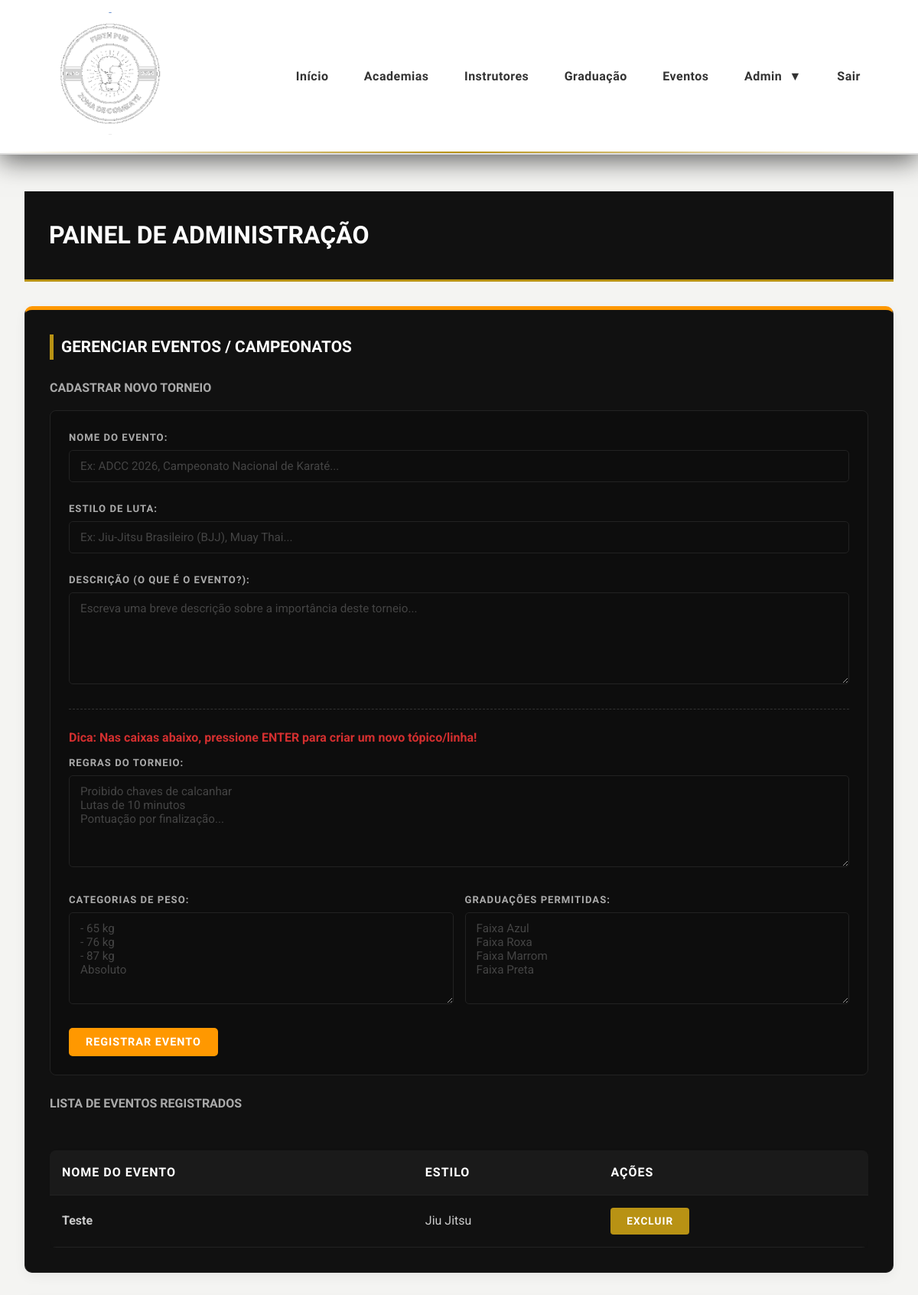
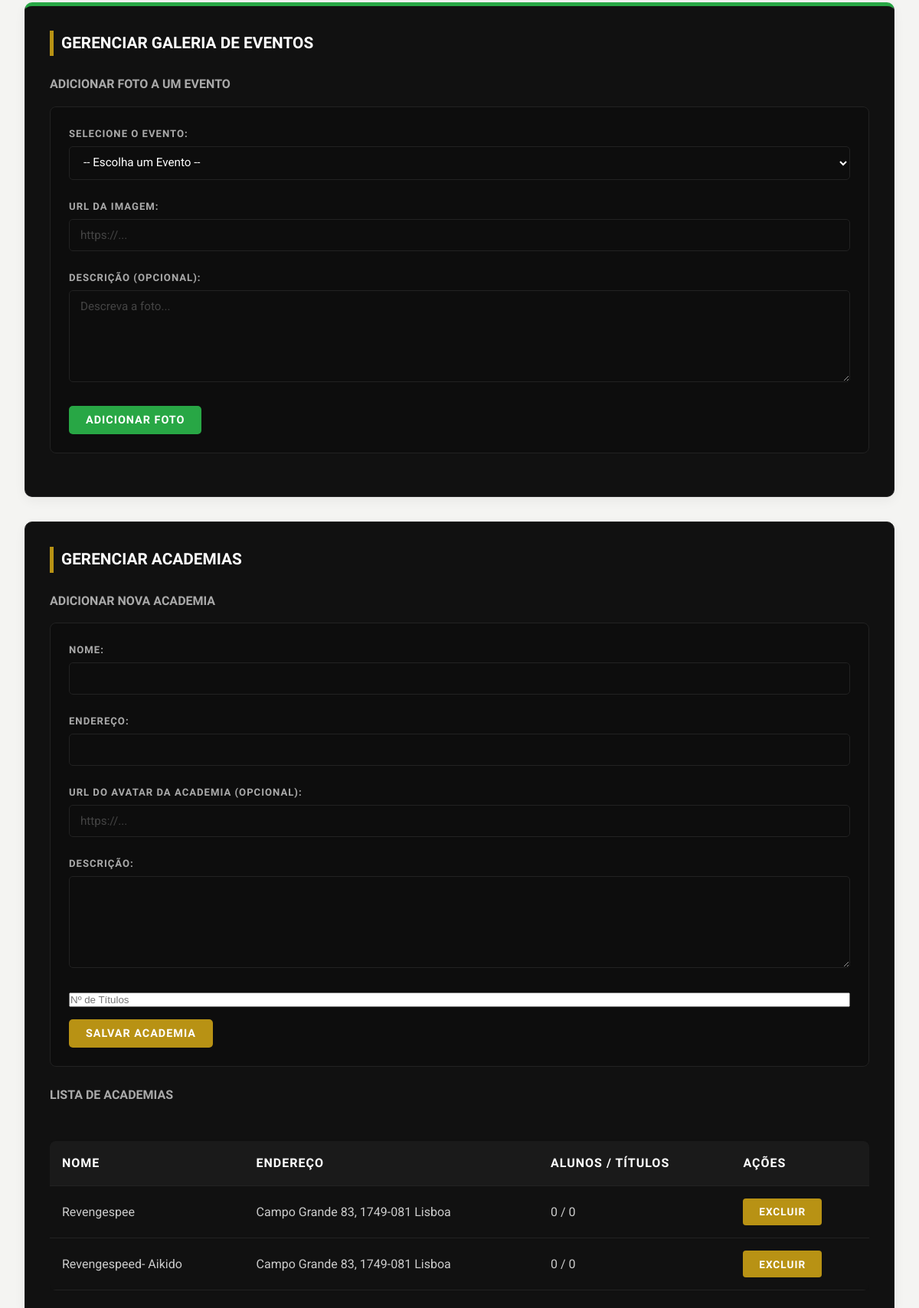
/admin.php (signed in, upper part), run on the app's committed database (2 pictures, top to bottom).
### tables this page shows
CREATE TABLE events (
    id INTEGER PRIMARY KEY AUTOINCREMENT,
    name TEXT NOT NULL,
    martial_art_type TEXT NOT NULL,
    description TEXT,
    rules TEXT,
    weight_classes TEXT,
    belt_ranks TEXT
, avatar TEXT, federation TEXT, poster TEXT, age_categories TEXT);

CREATE TABLE academies (
        id INTEGER PRIMARY KEY AUTOINCREMENT, 
        name TEXT NOT NULL, 
        address TEXT, 
        description TEXT, 
        num_students INTEGER DEFAULT 0, 
        num_titles INTEGER DEFAULT 0
    , avatar TEXT);

### admin.php (the view, shortened to what this page needs)
<?php
include 'header.php';
$db = new SQLite3('academies.db');
$query_create_events = "CREATE TABLE IF NOT EXISTS events (
    id INTEGER PRIMARY KEY AUTOINCREMENT,
    name TEXT NOT NULL,
    martial_art_type TEXT NOT NULL,
    description TEXT,
    rules TEXT,
    weight_classes TEXT,
    belt_ranks TEXT
)";
$db->exec($query_create_events);
$academies = $db->query("SELECT * FROM academies ORDER BY name");
$events = $db->query("SELECT * FROM events ORDER BY id DESC");
?>
<main>
    <div class="admin-header">
        <h1>Painel de Administração</h1>
    </div>
    <div class="admin-section section-events" style="border-top: 5px solid #ff9800;">
        <h2>Gerenciar Eventos / Campeonatos </h2>
        <h3>Cadastrar Novo Torneio</h3>
        <form method="POST" class="admin-form-inner">
            <div class="form-group">
                <label>Nome do Evento:</label>
                <input type="text" name="event_name" placeholder="Ex: ADCC 2026, Campeonato Nacional de Karaté..." required minlength="3" maxlength="150">
            </div>
            <div class="form-group">
                <label>Estilo de Luta:</label>
                <input type="text" name="martial_art_type" placeholder="Ex: Jiu-Jitsu Brasileiro (BJJ), Muay Thai..." required>
            </div>
            <div class="form-group">
                <label>Descrição (O que é o evento?):</label>
                <textarea name="event_description" placeholder="Escreva uma breve descrição sobre a importância deste torneio..." required></textarea>
            </div>
            <hr style="border: 0; border-top: 1px dashed #333; margin: 1.5rem 0;">
            <p style="color: #d32f2f; font-weight: bold; margin-bottom: 10px;"> Dica: Nas caixas abaixo, pressione ENTER para criar um novo tópico/linha!</p>
            <div class="form-group">
                <label>Regras do Torneio:</label>
                <textarea name="rules" rows="5" placeholder="Proibido chaves de calcanhar&#10;Lutas de 10 minutos&#10;Pontuação por finalização..."></textarea>
            </div>
            <div style="display: grid; grid-template-columns: 1fr 1fr; gap: 15px;">
                <div class="form-group">
                    <label>Categorias de Peso:</label>
                    <textarea name="weight_classes" rows="5" placeholder="- 65 kg&#10;- 76 kg&#10;- 87 kg&#10;Absoluto"></textarea>
                </div>
                <div class="form-group">
                    <label>Graduações Permitidas:</label>
                    <textarea name="belt_ranks" rows="5" placeholder="Faixa Azul&#10;Faixa Roxa&#10;Faixa Marrom&#10;Faixa Preta"></textarea>
                </div>
            </div>
            <button type="submit" name="add_event" class="btn-admin" style="background: #ff9800;">Registrar Evento</button>
        </form>
        <h3>Lista de Eventos Registrados</h3>
        <div style="overflow-x: auto;">
            <table class="table">
                <thead>
                    <tr>
                        <th>Nome do Evento</th>
                        <th>Estilo</th>
                        <th>Ações</th>
                    </tr>
                </thead>
                <tbody>
                    <?php while ($event = $events->fetchArray(SQLITE3_ASSOC)): ?>
                        <tr>
                            <td><strong><?php echo htmlspecialchars($event['name']); ?></strong></td>
                            <td><?php echo htmlspecialchars($event['martial_art_type']); ?></td>
                            <td>
                                <form method="POST" class="form-inline">
                                    <button type="submit" name="delete_event" class="btn-text-danger" onclick="return confirm('Apagar este torneio definitivamente?')">Excluir</button>
                                </form>
                            </td>
                        </tr>
                    <?php endwhile; ?>
                </tbody>
            </table>
        </div>
    </div>
    <div class="admin-section section-gallery" style="border-top: 5px solid #28a745;">
        <h2>Gerenciar Galeria de Eventos </h2>
        <h3>Adicionar Foto a um Evento</h3>
        <form method="POST" class="admin-form-inner">
            <div class="form-group">
                <label>Selecione o Evento:</label>
                <select name="gallery_event_id" required>
                    <option value="">-- Escolha um Evento --</option>
                </select>
            </div>
            <div class="form-group">
                <label>URL da Imagem:</label>
                <input type="text" name="gallery_image_url" placeholder="https://..." required>
            </div>
            <div class="form-group">
                <label>Descrição (Opcional):</label>
                <textarea name="gallery_description" rows="2" placeholder="Descreva a foto..."></textarea>
            </div>
            <button type="submit" name="add_event_gallery" class="btn-admin" style="background: #28a745;">Adicionar Foto</button>
        </form>
    </div>
    <div class="admin-section section-academies">
        <h2>Gerenciar Academias</h2>
        <h3>Adicionar Nova Academia</h3>
        <form method="POST" class="admin-form-inner">
            <div class="form-group">
                <label>Nome:</label>
                <input type="text" name="name" required minlength="3" maxlength="100">
            </div>
            <div class="form-group">
                <label>Endereço:</label>
                <input type="text" name="address" required>
            </div>
            <div class="form-group">
                <label>URL do Avatar da Academia (Opcional):</label>
                <input type="text" name="academy_avatar" placeholder="https://...">
            </div>
            <div class="form-group">
                <label>Descrição:</label>
                <textarea name="description" required></textarea>
            </div>
            <div class="form-flex">
                <input type="number" name="num_titles" placeholder="Nº de Títulos" required>
            </div>
            <button type="submit" name="add_academy" class="btn-admin">Salvar Academia</button>
        </form>
        <h3>Lista de Academias</h3>
        <div style="overflow-x: auto;">
            <table class="table">
                <thead>
                    <tr>
                        <th>Nome</th>
                        <th>Endereço</th>
                        <th>Alunos / Títulos</th>
                        <th>Ações</th>
                    </tr>
                </thead>
                <tbody>
                    <?php while ($academy = $academies->fetchArray(SQLITE3_ASSOC)): ?>
                        <tr>
                            <td><?php echo htmlspecialchars($academy['name']); ?></td>
                            <td><?php echo htmlspecialchars($academy['address']); ?></td>
                            <td><?php echo $academy['num_students'] . ' / ' . $academy['num_titles']; ?></td>
                            <td>
                                <form method="POST" class="form-inline">
                                    <button type="submit" name="delete_academy" class="btn-text-danger" onclick="return confirm('Isso apagará a academia e todos os seus dados. Continuar?')">Excluir</button>
                                </form>
                            </td>
                        </tr>
                    <?php endwhile; ?>
                </tbody>
            </table>
        </div>
    </div>
</main>
<?php
include 'footer.php';
?>

### data on the page
events: name "Teste", martial_art_type "Jiu Jitsu"
academies: name "Revengespee", address "Campo Grande 83, 1749-081 Lisboa", num_students "0", num_titles "0"
academies: name "Revengespeed- Aikido", address "Campo Grande 83, 1749-081 Lisboa", num_students "0", num_titles "0"
